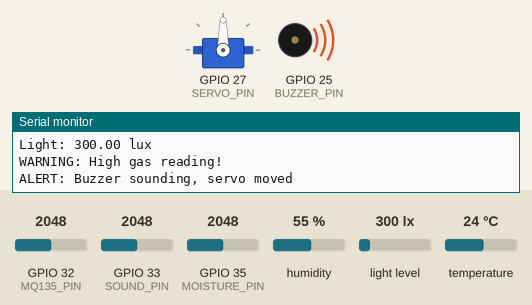
The sketch below on a simulated ESP32. Parts: servo, buzzer (waves = sounding), the last lines printed to the serial monitor. The inputs (shaded band) are chosen by the test bench; at power-on: GPIO 32 (MQ135_PIN) = 2048, humidity 55 %, GPIO 33 (SOUND_PIN) = 2048, GPIO 35 (MOISTURE_PIN) = 2048, light level 300 lx, temperature 24 °C.

Above: at 2.8 s.
2.9 s: GPIO 32 (MQ135_PIN) set to 1837
5.6 s: GPIO 32 (MQ135_PIN) set to 1738
At 6.8 s:
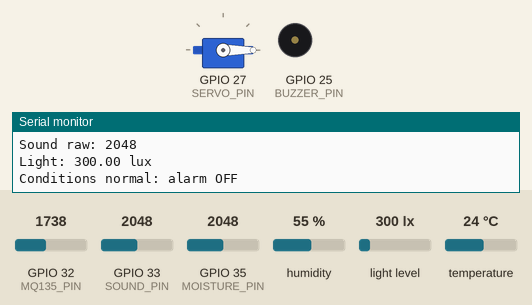
8.3 s: humidity set to 74 %
11.4 s: humidity set to 77 %
At 12.6 s:
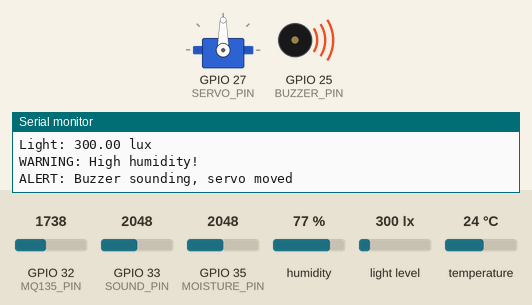
Timing chart, 0 to 14.4 s (numbered marks = the images above; inputs shaded):
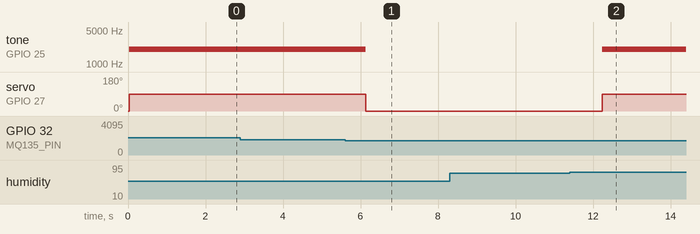

Measured:
- the behaviour switches between 1801 and 1800 on GPIO 32 (MQ135_PIN) (found by bisection; images 0 and 1)
- the behaviour switches between 75 and 76 % on humidity (found by bisection; images 1 and 2)
- after the input at 5.6 s, tone on GPIO 25 (BUZZER_PIN): 2000 Hz → silent after 0.54 s; servo on GPIO 27 (SERVO_PIN): 90° → 0° after 0.54 s
- after the input at 11.4 s, tone on GPIO 25 (BUZZER_PIN): silent → 2000 Hz after 0.84 s; servo on GPIO 27 (SERVO_PIN): 0° → 90° after 0.84 s

The sketch:

original-sketch.ino
```cpp
#include <Wire.h>
#include <DHT.h>
#include <BH1750.h>
#include <ESP32Servo.h>

#define DHT_PIN 4
#define MOISTURE_PIN 35
#define MQ135_PIN 32
#define SOUND_PIN 33
#define BUZZER_PIN 25
#define SERVO_PIN 27
#define DHT_TYPE DHT11

DHT dht(DHT_PIN, DHT_TYPE);
BH1750 lightMeter;
Servo alertServo;

const float TEMP_LIMIT = 35.0;
const float HUMIDITY_LIMIT = 75.0;
const int GAS_LIMIT = 1800;

float temperature, humidity, lightLevel;
int moistureValue, gasValue, soundValue;
bool alarmActive = false;

void setup() {
  Serial.begin(115200);

  pinMode(BUZZER_PIN, OUTPUT);
  dht.begin();

  Wire.begin(21, 22);

  if (lightMeter.begin())
    Serial.println("BH1750 ready");
  else
    Serial.println("BH1750 not detected");

  alertServo.setPeriodHertz(50);
  alertServo.attach(SERVO_PIN, 500, 2400);
  alertServo.write(0);

  Serial.println("SMART GRAIN SPOILAGE MONITOR");
}

void loop() {
  temperature = dht.readTemperature();
  humidity = dht.readHumidity();

  moistureValue = analogRead(MOISTURE_PIN);
  gasValue = analogRead(MQ135_PIN);
  soundValue = analogRead(SOUND_PIN);
  lightLevel = lightMeter.readLightLevel();

  Serial.println("\n--- GRAIN MONITOR ---");

  if (isnan(temperature) || isnan(humidity)) {
    Serial.println("DHT11 reading failed");
  } else {
    Serial.print("Temperature: ");
    Serial.print(temperature);
    Serial.println(" C");

    Serial.print("Humidity: ");
    Serial.print(humidity);
    Serial.println(" %");
  }

  Serial.print("Moisture raw: ");
  Serial.println(moistureValue);

  Serial.print("Gas raw: ");
  Serial.println(gasValue);

  Serial.print("Sound raw: ");
  Serial.println(soundValue);

  Serial.print("Light: ");
  Serial.print(lightLevel);
  Serial.println(" lux");

  bool warning = false;

  if (!isnan(temperature) && temperature > TEMP_LIMIT) {
    Serial.println("WARNING: High temperature!");
    warning = true;
  }

  if (!isnan(humidity) && humidity > HUMIDITY_LIMIT) {
    Serial.println("WARNING: High humidity!");
    warning = true;
  }

  if (gasValue > GAS_LIMIT) {
    Serial.println("WARNING: High gas reading!");
    warning = true;
  }

  if (warning) {
    // Generate sound for a passive buzzer
    tone(BUZZER_PIN, 2000);
    alertServo.write(90);
    alarmActive = true;
    Serial.println("ALERT: Buzzer sounding, servo moved");
  } else {
    noTone(BUZZER_PIN);
    alertServo.write(0);

    if (alarmActive) {
      Serial.println("Conditions normal: alarm OFF");
    } else {
      Serial.println("Status: NORMAL");
    }

    alarmActive = false;
  }

  delay(2000);
}
```
